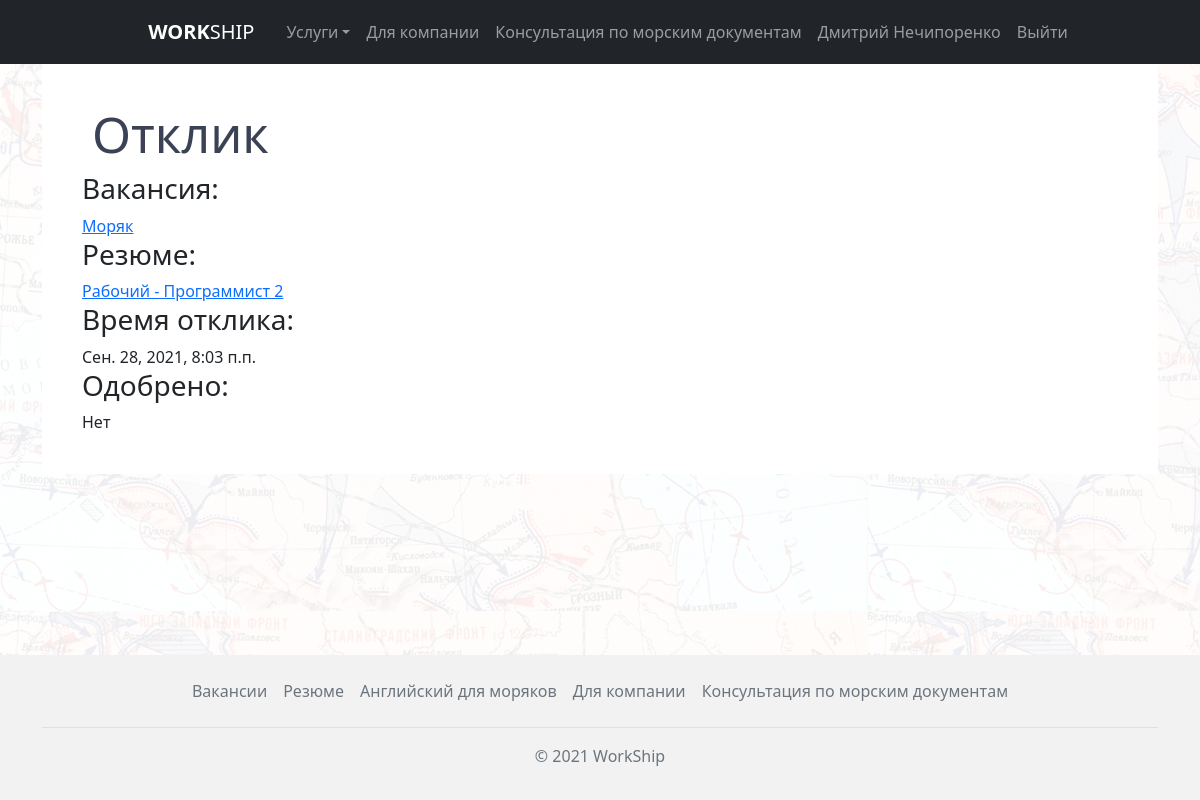
/vacancies/response/1/ (signed in), run on the app's committed database.
### vacancies/models.py (models this page shows, shortened)
class VacancyResponses(models.Model):
    vacancy = models.ForeignKey(Vacancy, on_delete=models.CASCADE)
    summary = models.ForeignKey(Summary, on_delete=models.CASCADE)
    time_create = models.DateTimeField('Дата создания', auto_now_add=True)
    new = models.BooleanField('Новый отклик', default=True)
    approved = models.BooleanField('Одобрен', default=False)
    from_company = models.BooleanField('Заявка от компании', default=True)
    class Meta:
        verbose_name = 'Отклик'
        verbose_name_plural = 'Отклики'
        ordering = ['-time_create']

class Vacancy(models.Model):
    user = models.ForeignKey(User, on_delete=models.CASCADE)
    title = models.CharField('Должность', max_length=255)
    salary = models.CharField('Зарплата', max_length=255)
    vessel_type = models.CharField('Тип судна', max_length=255, default="")
    date_start = models.DateField('Дата посадки')
    landing = models.CharField('Место посадки', max_length=255, default="")
    contract_term = models.CharField('Срок контракта', max_length=255, default="")
    image = models.ImageField(verbose_name='Изображение', upload_to=image_directory_path, storage=image_storage, default='defaultuser.png')
    time_create = models.DateTimeField('Дата создания', auto_now_add=True, null=True)
    time_update = models.DateTimeField('Дата изменения', auto_now=True, null=True)
    is_published = models.BooleanField('Публикация', default=True)
    def __str__(self):
        return self.title
    def get_absolute_url(self):
        return reverse('vacancies_detail', kwargs={'vacancy_id': self.pk})
    class Meta:
        verbose_name = 'Вакансия'
        verbose_name_plural = 'Вакансии'
        ordering = ['-time_create', 'title']

### summaries/models.py (models this page shows)
class Summary(models.Model):
    user = models.ForeignKey(User, on_delete=models.CASCADE)
    name = models.CharField('Название', max_length=255)
    job = models.CharField('Должность', max_length=255)
    city = models.CharField('Город', max_length=255)
    salary_min = models.CharField('Зарплата от', max_length=255)
    salary_max = models.CharField('Зарплата до', max_length=255)
    extra = models.TextField('Дополнительно', default='Без описания')
    image = models.ImageField(upload_to=image_directory_path, storage=image_storage, default='defaultuser.png')
    time_create = models.DateTimeField('Дата создания', auto_now_add=True, null=True)
    time_update = models.DateTimeField('Дата изменения', auto_now=True, null=True)
    is_published = models.BooleanField('Публикация', default=True)
    def __str__(self):
        return self.name + " - " + self.job
    def get_absolute_url(self):
        return reverse('summaries_detail', kwargs={'summary_id': self.pk})
    class Meta:
        verbose_name = 'Резюме'
        verbose_name_plural = 'Резюме'

### vacancies/views.py (the view)
# urls.py: path('response/<int:response_id>/', vacancies_response_detail, name='vacancies_response_detail'),
@login_required
def vacancies_response_detail(request, response_id):
    response = get_object_or_404(VacancyResponses, pk=response_id)
    context = {
        'response': response
    }
    return render(request, 'vacancies/vacancies_response_detail.html', context=context)

### vacancies/templates/vacancies/vacancies_response_detail.html (shortened to what this page needs)
{% extends 'main/layout.html' %}
{% block content %}
<div class="container">
      <div class="wrapper">
            <div class="vacancies__header">
            <h2>Отклик</h2>
            </div>
            <div class="row my-6">
                <div class="col-12 my-6">
                 <div class="vacancy__detail">
                    <div class="vacancy__text">
                        <div><h3>Вакансия: </h3><a href="{{ response.vacancy.get_absolute_url }}">{{ response.vacancy }}</a></div>
                        <div><h3>Резюме: </h3><a href="{{ response.summary.get_absolute_url }}">{{ response.summary }}</a></div>
                        <div><h3>Время отклика: </h3> {{ response.time_create }}</div>
                        <div><h3>Одобрено: </h3> {% if response.approved %} Да {% else %} Нет {% endif %}</div>
                    </div>
                </div>
            </div>
      </div>
</div>
{% endblock %}

### main/templates/main/layout.html (shortened to what this page needs)
{% load static %}
<!DOCTYPE html>
<html lang="en">
  <head>
    <link rel="stylesheet" href="https://use.fontawesome.com/releases/v5.15.4/css/all.css">
    <link href="https://cdn.jsdelivr.net/npm/bootstrap@5.1.1/dist/css/bootstrap.min.css" rel="stylesheet">
    <link rel="stylesheet" href="{%  static 'main/style/css/style.css' %}">
  </head>
  <body>
  <div class="bg-map">
    <header class="p-1 bg-dark text-white">
      <div class="container">
        <nav class="navbar sticky-top navbar-expand-lg navbar-dark bg-dark justify-content-md-center">
          <div class="d-flex flex-wrap">
            <a href="{% url 'home' %}" class="navbar-brand h5 d-flex align-items-center mb-2 mb-lg-0 mx-4 text-white text-decoration-none"> <b>WORK</b>SHIP</a>
            <div class="collapse navbar-collapse" id="navbarSupportedContent">
              <ul class="navbar-nav me-auto mb-2 mb-lg-0">
                <li class="nav-item dropdown"><a class="nav-link dropdown-toggle" href="#" id="navbarDropdown" role="button" data-bs-toggle="dropdown" aria-expanded="false">Услуги</a>
                </li>
                <li class="nav-item"><a class="nav-link" href="{% url 'company_home' %}">Для компании</a></li>
                <li class="nav-item"><a class="nav-link" href="{% url 'seaman_home' %}">Консультация по морским документам</a></li>
                {% if request.user.is_authenticated %}
                  {% if request.user.is_staff %}
                    <li class="nav-item"><a class="nav-link" href="{% url 'admin:index' %}">{{ request.user.get_full_name}}</a></li>
                  {% else %}
                    <li class="nav-item"><a class="nav-link" href="{% url 'personal_account_home' %}">{{ request.user.get_full_name}}</a></li>
                  {% endif %}
                  <li class="nav-item"><a class="nav-link" href="{% url 'logout' %}">Выйти</a></li>
                {% else %}
                  <li class="nav-item"><a class="nav-link" href="{% url 'login' %}">Авторизация</a></li>
                {% endif %}
              </ul>
            </div>
        </nav>
      </div>
    </header>
<main>
    {% block content %}
    {% endblock %}
</main>
    <footer class="footer py-3" style="position: absolute; bottom: 0; width: 100%">
      <div class="container">
        <ul class="nav justify-content-center border-bottom pb-3 mb-3">
          <li class="nav-item"><a href="{% url 'vacancies_home' %}" class="nav-link px-2 text-muted">Вакансии</a></li>
          <li class="nav-item"><a href="{% url 'summaries_home' %}" class="nav-link px-2 text-muted">Резюме</a></li>
          <li class="nav-item"><a href="{% url 'in_develop' %}" class="nav-link px-2 text-muted">Английский для моряков</a></li>
          <li class="nav-item"><a href="{% url 'company_home' %}" class="nav-link px-2 text-muted">Для компании</a></li>
          <li class="nav-item"><a href="{% url 'seaman_home' %}" class="nav-link px-2 text-muted">Консультация по морским документам</a></li>
        </ul>
        <p class="text-center text-muted">© 2021 WorkShip</p>
      </div>
    </footer>
      </div>
  </body>
</html>

### main/static/main/style/css/style.css (style rules this page uses)
* { padding: 0; margin: 0; -webkit-box-sizing: border-box; box-sizing: border-box; font-family: "Segoe UI", Tahoma, Geneva, Verdana, sans-serif; scroll-behavior: smooth; }
html, body { height: 100%; }
html main, body main { height: 100%; padding-bottom: 150px; }
footer { background-color: #f2f2f2; }
.wrapper { padding: 40px; height: 100%; background-color: #fff; }
.bg-map { position: relative; min-height: 100%; }
.bg-map::after { content: ""; background: url(../../img/map1942.jpg); background-repeat: repeat; background-size: auto; opacity: 0.07; top: 0; left: 0; right: 0; bottom: 0; position: absolute; z-index: -10; }
.vacancies__header h2 { font-weight: 400; font-size: 50px; margin-left: 10px; color: #3c4255; }

### data on the page
VacancyResponses: vacancy "Моряк", summary "Рабочий - Программист 2", time_create "Сен. 28, 2021, 8:03 п.п."

### other printed values
{{ request.user.get_full_name }} "Дмитрий Нечипоренко"
